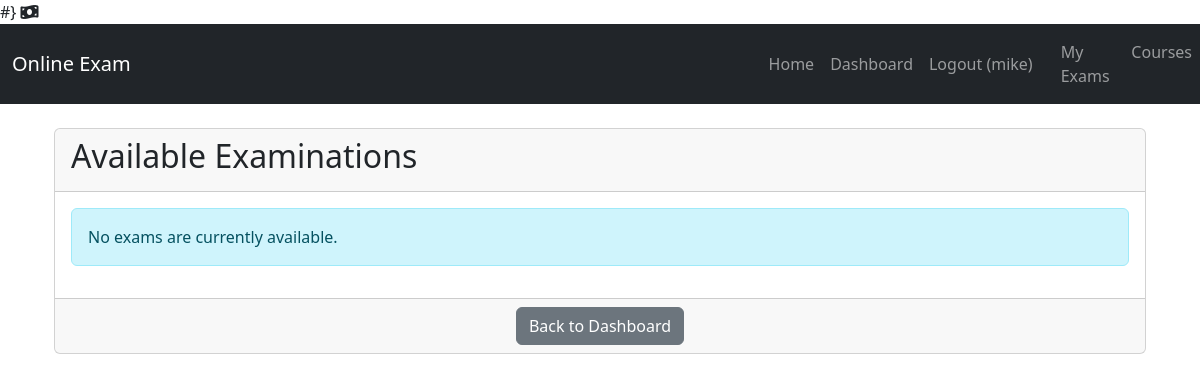
Page /student/exams/ (signed in) on the earlier database version.
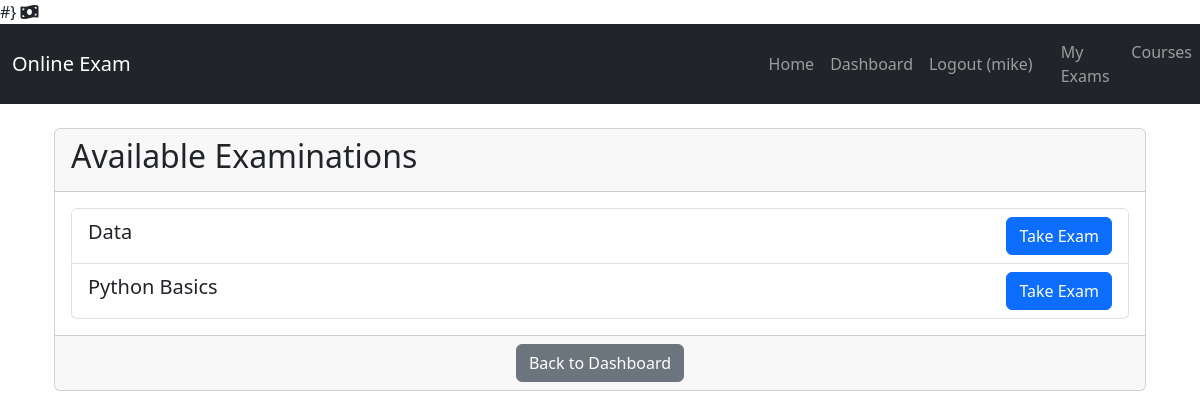
Same page on the later database version.
### exam_app/models.py (models this page shows, shortened)
class Course(models.Model):
    name = models.CharField(max_length=200)
    description = models.TextField(blank=True)
    teacher = models.ForeignKey(User, on_delete=models.CASCADE, limit_choices_to={'is_teacher': True})
    is_active = models.BooleanField(default=True) # <-- Add this line
    time_limit_minutes = models.PositiveIntegerField(
        default=60, # Default to 60 minutes (1 hour)
        validators=[MinValueValidator(5), MaxValueValidator(240)], # Min 5 mins, Max 4 hours
        help_text="Time limit for the exam in minutes (e.g., 60 for 1 hour)."
    )
    created_at = models.DateTimeField(auto_now_add=True)
    updated_at = models.DateTimeField(auto_now=True)
    class Meta:
        unique_together = ('name', 'teacher') # Ensure a teacher cannot have two courses with the same name
        ordering = ['name']

### exam_app/views.py (the view)
# urls.py: path('student/exams/', views.student_exam_list, name='student_exam_list'), # <-- You need this line
@login_required
@user_passes_test(is_student)
def student_exam_list(request):
    available_exams = Course.objects.filter(is_active=True).order_by('name')
    context = {
        'courses': available_exams
    }
    return render(request, 'students/exam_list.html', context) # Renders the list of exams

### exam_app/views.py (called while the page is built)
def is_student(user):
    return user.is_authenticated and user.is_student

### exam_app/templates/students/exam_list.html (shortened to what this page needs)
{% extends 'base.html' %}
{% load static %}
{% block content %}
    <div class="container mt-4">
        <div class="card">
            <div class="card-header">
                <h2>Available Examinations</h2>
            </div>
            <div class="card-body">
                {% if courses %}
                    <div class="list-group">
                        {% for course in courses %}
                            <div class="list-group-item d-flex justify-content-between align-items-center">
                                <div>
                                    <h5>{{ course.name }}</h5>
                                </div>
                                <a href="#" class="btn btn-primary">Take Exam</a>
                            </div>
                        {% endfor %}
                    </div>
                {% else %}
                    <div class="alert alert-info" role="alert">
                        No exams are currently available.
                    </div>
                {% endif %}
            </div>
            <div class="card-footer text-center">
                <a href="{% url 'exam_app:student_dashboard' %}" class="btn btn-secondary">Back to Dashboard</a>
            </div>
        </div>
    </div>
{% endblock %}

Differences in the rows shown:
added Course: name "Data"
added Course: name "Python Basics"
Other differences:
text no longer shown: "No exams are currently available."
